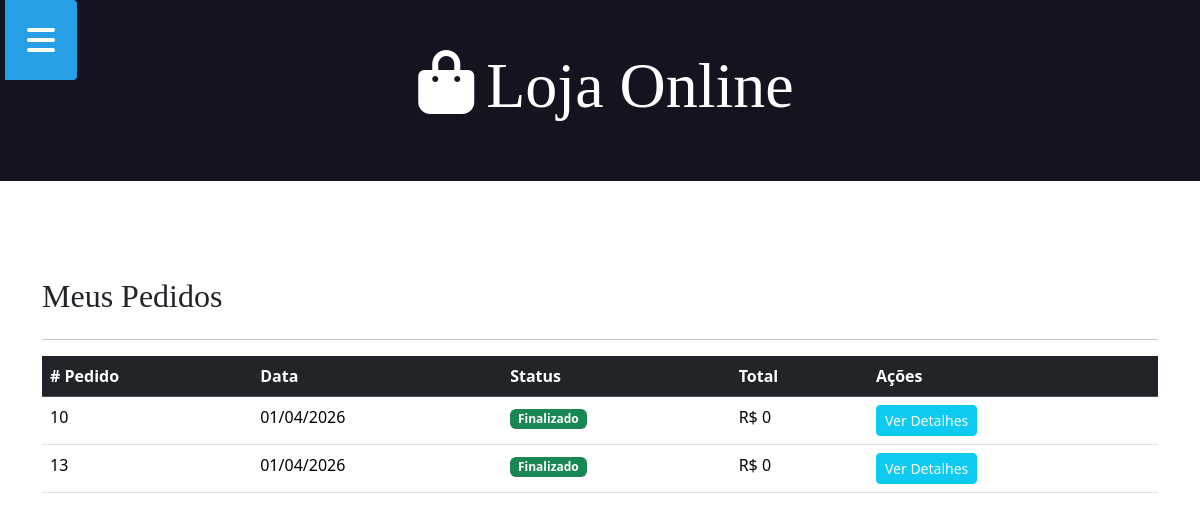
/historico/ (signed in), run on an earlier commit of the app's database.
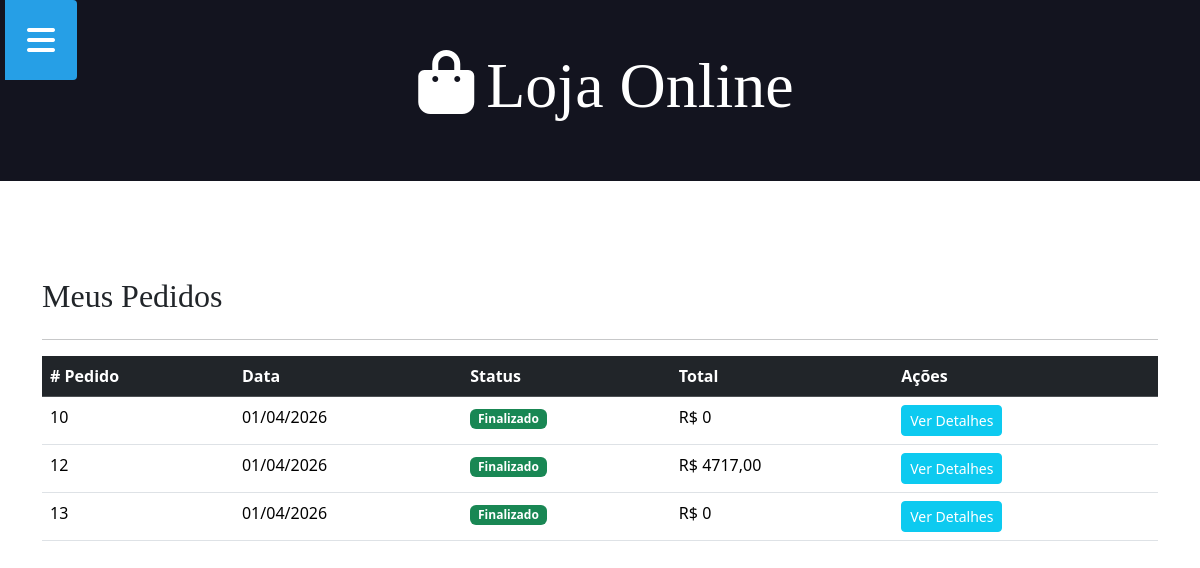
And on a later commit of the database.
### aplicacao/models.py (models this page shows, shortened)
class Venda(models.Model):
    STATUS_CHOICES = (
        ('P', 'PENDENTE'),
        ('C', 'CONCLUIDA'),
        ('X', 'CANCELADA')
    )
    status = models.CharField(max_length=1, choices=STATUS_CHOICES, default='P')
    data = models.DateField(auto_now_add=True)
    cliente = models.ForeignKey(User, on_delete=models.CASCADE)
    @property
    def total(self):
        total=0
        for item in self.itemvenda_set.all():
            total += item.produto.preco * item.qtde
        return total

class ItemVenda(models.Model):
    venda = models.ForeignKey(Venda, on_delete=models.CASCADE)
    produto = models.ForeignKey(Produto, on_delete=models.CASCADE)
    qtde = models.IntegerField(null=True, blank=True)

class Produto(models.Model):
    nome = models.CharField(max_length=100, null=True, blank=True)
    preco = models.DecimalField(decimal_places=2, max_digits=10, null=True, blank=True)
    qtde = models.IntegerField(null=True, blank=True)
    descricao = models.TextField(null=True, blank=True)
    data = models.DateField(null=True, blank=True)
    imagem = models.ImageField(upload_to='produtos/', null=True, blank=True)

### aplicacao/views.py (the view)
# urls.py: path('historico/', views.historico_pedidos, name='urlhistorico'),
@login_required
def historico_pedidos(request):
    pedidos = Venda.objects.filter(
        cliente = request.user,
        status = 'C'
    ).order_by('-data')
    return render(request, 'historico_pedidos.html', {'pedidos': pedidos})

### aplicacao/templates/historico_pedidos.html
{% extends 'global/base.html' %}
{% block content %}
<div class="container mt-5">
    <h2 class="mb-4">Meus Pedidos</h2>
    <hr />
    {% if pedidos %}
    <div class="table-responsive">
        <table class="table table-hover">
            <thead class="table-dark">
                <tr>
                    <th># Pedido</th>
                    <th>Data</th>
                    <th>Status</th>
                    <th>Total</th>
                    <th>Ações</th>
                </tr>
            </thead>
            <tbody>
                {% for pedido in pedidos %}
                <tr>
                    <td>{{ pedido.id }}</td>
                    <td>{{ pedido.data|date:"d/m/Y" }}</td>
                    <td>
                        <span class="badge bg-success">Finalizado</span>
                    </td>
                    <td>R$ {{ pedido.total }}</td>
                    <td>
                        <a href="{% url 'urldetalhe_pedido' pedido.id %}" class="btn btn-sm btn-info text-white">
                            Ver Detalhes
                        </a>
                    </td>
                </tr>
                {% endfor %}
            </tbody>
        </table>
    </div>
    {% else %}
        <div class="alert alert-info">
            Você ainda não realizou nenhuma compra.
        </div>
    <a href="{% url 'urlindex' %}" class="btn btn-primary">Ver Produtos</a>
    {% endif %}
</div>
{% endblock %}

What changed in the data, as far as the page shows it:
now on this page (row edited): Venda: id "12", data "01/04/2026", total "4717,00"
